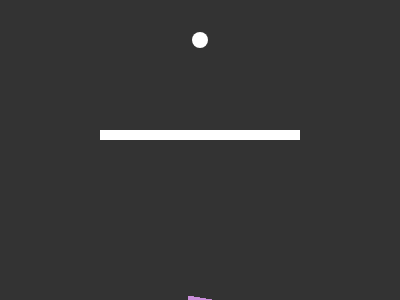
Frame 1 (no input)
Frame 60 (no input): identical to frame 1, image omitted
Frame 120 (the mouse pressed at the canvas centre since frame 60): identical to frame 1, image omitted

The p5.js sketch that drew this single still picture (run headless with seeded random() and noise() and a simulated clock; from frame 60 on, the mouse is pressed at the canvas centre):

// p5.js sketch
// ── sketch.js
function draw() {
    background(51);
    population.start(runSimulation);
    if(runSimulation) {
        fps.html("FPS: " + counter);
    
        counter++;
        if(counter == lifespan)
        {
            genCount++;
            genP.html("Generation: " + genCount);
            population.evaluate();
            population.selection();
            counter = 0;
            hitTargetCount = 0;
        } 
    }

    obstacle_1 = new Obstacle(100, 130, 200, 10);
    obstacle_1.show();
    ellipse(target.x, target.y, 16, 16);
}

function keyPressed() {
    if(keyCode == UP_ARROW) {
        runSimulation = true;
    }

    if(keyCode == DOWN_ARROW) {
        runSimulation = false;
    }
}

// ── creature.js
function Creature(dna) {

    this.pos = createVector(width / 2, height);
    this.vel = createVector();
    this.acc = createVector();

    this.completed = false;
    this.crashed = false;

    if(dna) {
        this.dna = dna;
    } else {
        this.dna = new DNA();
    }
    this.fitness = 0;

    this.applyForce = function(force){
        this.acc.add(force);
    };

    this.calculateFitness = function() {
        var d = dist(this.pos.x, this.pos.y, target.x, target.y);
        this.fitness = map(d, 0, width, width, 0);
        if(this.completed) {
            this.fitness *= 10;
        }

        if(this.crashed) {
            this.fitness /= 10;
        }
    };

    this.update = function() {
        var d = dist(this.pos.x, this.pos.y, target.x, target.y);
        if(d < 10) {
            this.completed = true;
            this.pos = target.copy();
        }

        if(obstacle_1.hit(this.pos.x, this.pos.y)) {
            this.crashed = true;
        }

        if (this.pos.x > width || this.pos.x < 0) {
            this.crashed = true;
        }

        if (this.pos.y > height || this.pos.y < 0) {
            this.crashed = true;
        }
  
        this.applyForce(this.dna.genes[counter]);
        if(!this.completed && !this.crashed)
        {
            this.vel.add(this.acc);
            this.pos.add(this.vel);
            this.acc.mult(0);
            this.vel.limit(4);
        }
    };

    this.show = function(){
        push();
        noStroke();
        fill(203, 143, 219);
        translate(this.pos.x, this.pos.y);
        rotate(this.vel.heading());
        rotate(PI / 2);
        triangle(-4, 12, 0, -12, 4, 12);
        pop();
    };
}

// ── dna.js
function DNA(genes) {
    if(genes) {
        this.genes = genes;
    } else {
        this.genes = [];
        for(var i = 0; i < lifespan; i++) {
            this.genes[i] = p5.Vector.random2D();
            this.genes[i].setMag(maxforce);
        }
    }

    this.crossover = function(partner) {
        var newGenes = [];
        var midPoint = floor(random(this.genes.length));
        for(var i = 0; i < this.genes.length; i++) {
            if(i > midPoint) {
                newGenes[i] = this.genes[i];
            }
            else {
                newGenes[i] = partner.genes[i];
            }
        }
        return new DNA(newGenes);
    };


    this.mutation = function() {
        for(var i = 0; i < this.genes.length; i++) {
            if(random(1) < mutationRate) {
                this.genes[i] = p5.Vector.random2D();
                this.genes[i].setMag(maxforce);
            }
        }
    };
}
// ── obstacle.js
function Obstacle(x, y, w, h) {
    this.x = x;
    this.y = y;
    this.w = w;
    this.h = h;

    this.show = function() {
        noStroke();
        fill(255);
        rect(this.x, this.y, this.w, this.h);
    }

    this.hit = function(x, y) {
        return (x > this.x && x < this.x + this.w && y > this.y && y < this.y + this.h);
    };
}
// ── population.js
function Population(){
    this.creatures = [];
    this.popSize = 50;

    for(var cIndex = 0; cIndex < this.popSize; cIndex++){
        this.creatures[cIndex] = new Creature();
    }

    this.evaluate = function() {
        var maxfit = 0;
        for(var i = 0; i < this.popSize; i++) {
            this.creatures[i].calculateFitness();

            if(this.creatures[i].fitness > maxfit) {
                maxfit = this.creatures[i].fitness;
            }
        }

        maximumFitnessP.html("Maximum Fitness: " + maxfit);

        for(var i = 0; i < this.popSize; i++) {
            this.creatures[i].fitness /= maxfit;
        }

        this.matingpool = [];
        for(var i = 0; i < this.popSize; i++) {
            var n = this.creatures[i].fitness * 100;
            for(var j = 0; j < n; j++) {
                this.matingpool.push(this.creatures[i]);
            }
        }
    };

    this.selection = function() {
        var newCreatures = [];
        var child;
        for(var i = 0; i < this.creatures.length; i++) {
            if(this.creatures[i].completed) {
                hitTargetCount++;
                hitTargetP.html("Creatures Reached: " + hitTargetCount);
                child = this.creatures[i].dna;
            }
            else {
                var parentA = random(this.matingpool).dna;
                var parentB = random(this.matingpool).dna;
                child = parentA.crossover(parentB);
                child.mutation();
            }
            newCreatures[i] = new Creature(child);
        }
        this.creatures = newCreatures;
    };

    this.start = function(runSimulation) {
       
        for(var cIndex = 0; cIndex < this.popSize; cIndex++){
            if(runSimulation) {
                this.creatures[cIndex].update();
            }
            this.creatures[cIndex].show();
        }

    };
}
// ── setup_variables.js
var population;
var lifespan = 400;
var counter = 0;
var fps;
var target;
var hitTargetCount = 0;
var hitTargetP;
var genCount = 1;
var genP;
var maxforce = 0.2;
var maximumFitnessCount = 0;
var maximumFitnessP;
var mutationRate = 0.02;
var mutationRateP;

var obstacle_1;
var runSimulation = false;

function setup() {
    createCanvas(400, 300);
    population = new Population();
    fps = createP();
    genP = createP();
    hitTargetP = createP();
    maximumFitnessP = createP();
    mutationRateP = createP();
    target = createVector(width / 2, 40);
    genP.html("Generation: " + genCount);
    maximumFitnessP.html("Maximum Fitness: " + maximumFitnessCount);
    hitTargetP.html("Creatures Reached: " + hitTargetCount);
    mutationRateP.html("Mutation Rate: " + mutationRate * 100 + " %");
}
